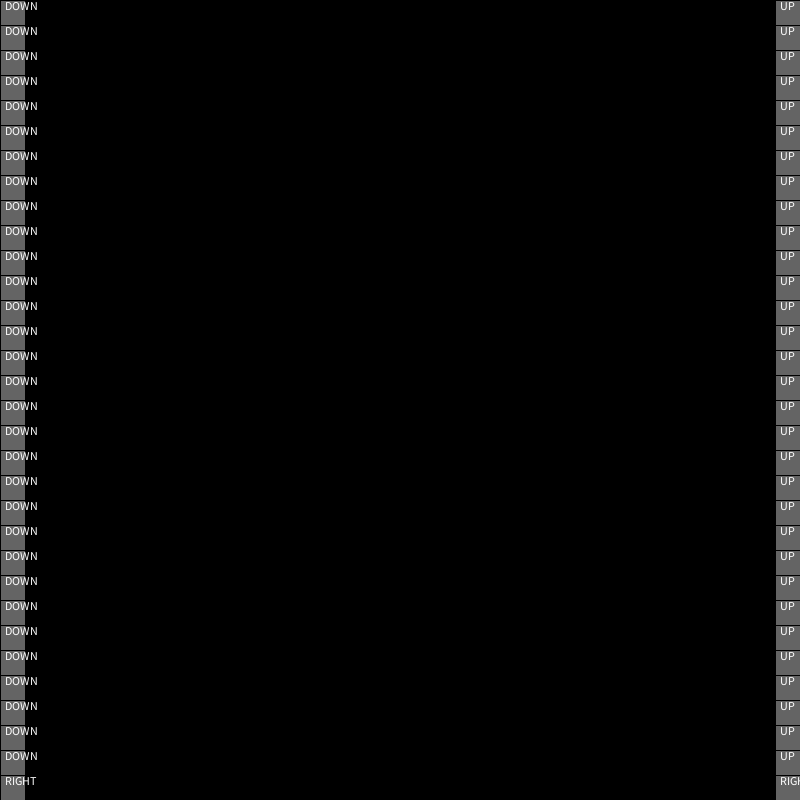
Frame 1 (no input)
Frame 60 (the mouse pressed at the canvas centre just before this capture): identical to frame 1, image omitted
Frame 120 (the mouse held since frame 60 and released just before this capture): identical to frame 1, image omitted

The Processing sketch that drew this single still picture (run headless with seeded random() and noise(); from frame 60 on, the mouse is pressed at the canvas centre):

// Processing sketch: comegetme
// ── comegetme.pde
ArrayList<Conveyor> cnvs = new ArrayList<Conveyor>();

void setup() {
  size(800, 800);
  boolean ls = false;
  for (int x = 0; x < width; x += CONVEYOR_WIDTH) {


    if (x == 0 || x >= width - CONVEYOR_WIDTH) {
      ls = x == 0;
      for (int y = 0; y < height; y += CONVEYOR_HEIGHT) {
        boolean top = y == 0;
        if (y < height - CONVEYOR_HEIGHT) {

          cnvs.add(new Conveyor(x, y, (ls ? DIR._DOWN : DIR._UP)));
        } else {
          cnvs.add(new Conveyor(x, y, DIR._RIGHT));
        }
      }
    }
  }
}

void draw() {
  background(0);

  for (Conveyor c : cnvs) {
    c.draw();
  }
}

// ── Conveyor.pde
enum DIR {

  _UP("UP"), _DOWN("DOWN"), _LEFT("LEFT"), _RIGHT("RIGHT");
  private final String name;

  private DIR(String name) {
    this.name = name;
  }
  
  String getName() {
    return name;
  }
}


final int CONVEYOR_WIDTH = 25;
final int CONVEYOR_HEIGHT = 25;

class Conveyor {
  PVector pos;
  DIR dir;


  Conveyor(float x, float y, DIR dir) {
    pos = new PVector(x, y);
    //dims = new PVector(w, h);

    this.dir = dir;
  }

  void draw() {

    stroke(0);
    fill(100);
    rect(pos.x, pos.y, CONVEYOR_WIDTH, CONVEYOR_HEIGHT);
    fill(255);
    text(dir.getName(), pos.x + 5, pos.y + 10);
  }
}
